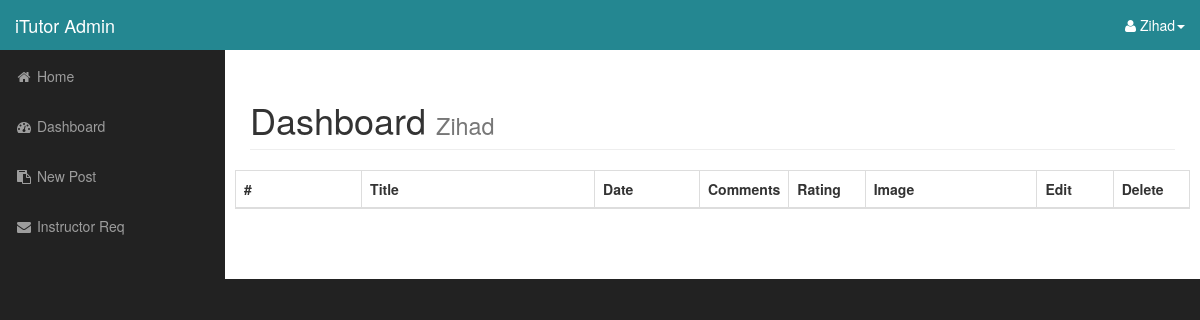
Page /admin/index.php (signed in) on the earlier database version.
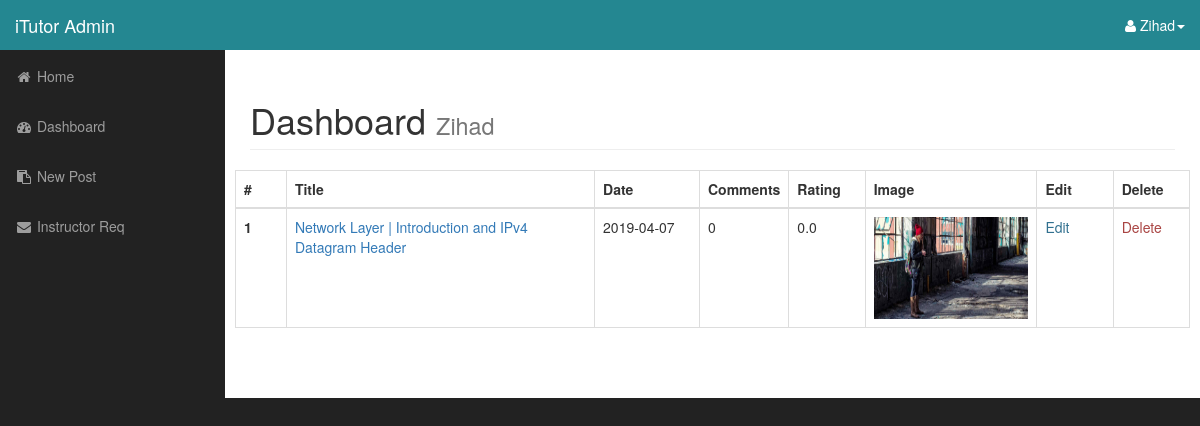
Same page on the later database version.
### tables this page shows
CREATE TABLE `post_init` (
  `post_id` int(100) NOT NULL,
  `title` varchar(255) NOT NULL,
  `catagory` varchar(100) NOT NULL,
  `keyword` text NOT NULL,
  `ins_id` int(6) NOT NULL,
  `rating` float(2,1) NOT NULL DEFAULT '0.0',
  `num_rating` float NOT NULL DEFAULT '0',
  `post_date` date NOT NULL,
  `content` text NOT NULL,
  `image_name` varchar(500) NOT NULL DEFAULT 'img/post_image/default_post.jpg',
  `count_com` int(2) NOT NULL DEFAULT '0',
  `video_status` tinyint(1) NOT NULL DEFAULT '0',
  `video_link` varchar(255) DEFAULT NULL
);

### admin/index.php (the view, shortened to what this page needs)
<?php
    include '../mysql.php';
 include 'header.php';
$u_id=$_SESSION['id'];
$u_name=$_SESSION['name'];
$query = "select * from post_init where ins_id=$u_id" ;
$result = mysqli_query($conn , $query);
?>
        <div id="page-wrapper">
            <div class="container-fluid">
                <div class="row">
                    <div class="col-lg-12">
                        <h1 class="page-header">
                            Dashboard
                            <small><?php echo $u_name ;?></small>
                        </h1>
                    </div>
                </div>
            </div>
            <table class="table table-bordered">
                <thead>
                    <tr>
                    <th scope="col">#</th>
                    <th scope="col">Title</th>
                    <th style="width: 11%" scope="col">Date</th>
                    <th style="width: 8%"scope="col">Comments</th>
                    <th style="width: 8%" scope="col">Rating</th>
                    <th style="width: 18%" scope="col-2">Image</th>
                    <th style="width: 8%" scope="col">Edit</th>
                    <th style="width: 8%" scope="col">Delete</th>
                    </tr>
                </thead>
                <tbody>
                <?php   $serial = 1; while ($pst = mysqli_fetch_assoc($result)) {        ?>
                    <tr>
                    <th scope="row"><?php echo $serial; ?> </th>
                    <td><a href="../single.php?post_id=<?php echo $pst['post_id'];?>" target="_blank"><?php echo $pst['title'] ; ?></a> </td>
                    <td><?php echo $pst['post_date'] ; ?></td>
                    <td><?php echo $pst['count_com'] ; ?></td>
                    <td><?php echo $pst['rating'] ; ?></td>
                    <td height="120"><img src="<?php echo '../'.$pst['image_name'] ; ?>" style="width:100%;height:100%;" alt="" /></td>
                    <td><a class="text-info" href="edit_post.php?post_id=<?php echo $pst['post_id'];?>">Edit</a></td>
                    <td><a class="text-danger" href="delete.php?post_id=<?php echo $pst['post_id'];?>">Delete</a></td>
                    </tr>
                <?php $serial++;} ?>
                </tbody>
            </table>
        </div>
    </div>
</body>
</html>

Differences in the rows shown:
added post_init: title "Network Layer | Introduction and IPv4 Datagram Header", post_date "2019-04-07", count_com "0", rating "0.0", image_name (placeholder picture)
